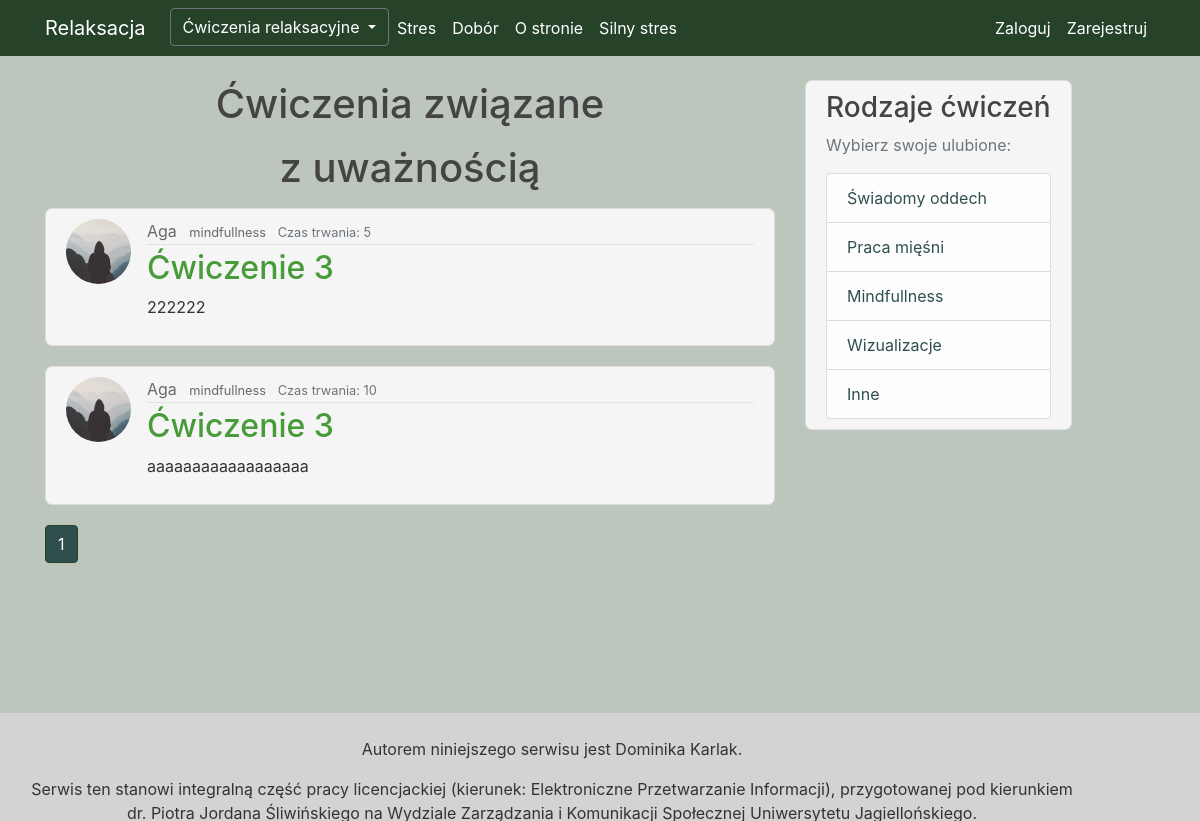
/mindfullness, run on an earlier commit of the app's database.
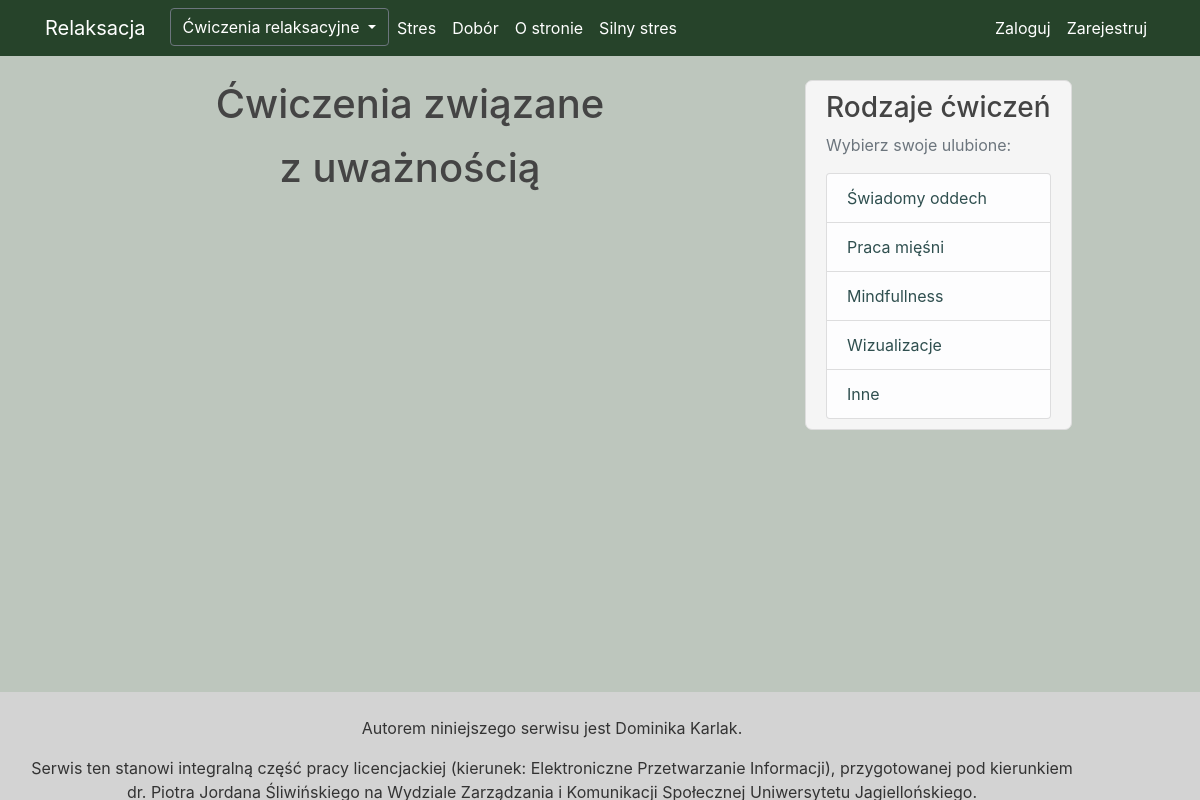
And on a later commit of the database.
### Relaks/models.py (models this page shows, shortened)
class Post(db.Model):
    id = db.Column(db.Integer, primary_key=True, autoincrement=True)
    name = db.Column(db.String(100), nullable=True)
    category = db.Column(db.String(100), nullable=True)
    time = db.Column(db.Integer, nullable=True)
    content = db.Column(db.Text, nullable=True)
    user_id = db.Column(db.Integer, db.ForeignKey('user.id'), nullable=False)
    fav = db.relationship('Favourite', backref='fav', lazy=True)
    comments = db.relationship("Comment", backref='article', lazy=True)

class User(db.Model, UserMixin):
    id = db.Column(db.Integer, primary_key=True)
    username = db.Column(db.String(20), unique=True, nullable=False)
    email = db.Column(db.String(120), unique=True, nullable=False)
    image_file = db.Column(db.String(20), nullable=False, default='default.jpg')
    password = db.Column(db.String(60), nullable=False)
    is_admin = db.Column(db.Boolean, nullable=False)
    posts = db.relationship('Post', backref='author', lazy=True)
    fav = db.relationship('Favourite', backref='author', lazy=True)
    comments = db.relationship('Comment', backref='author', lazy=True)

### Relaks/routes.py (the view)
@app.route("/mindfullness", methods=['GET', 'POST'])
def mindfullness():
    page = request.args.get('page', 1, type=int)
    post = Post.query.filter(
        Post.category == 'mindfullness').paginate(page=page, per_page=3)
    return render_template('mindfullness.html', title='Mindfullness', post=post)

### Relaks/templates/mindfullness.html (shortened to what this page needs)
{% extends "layout.html" %}
{% block content %}
    <h1> <p style="text-align: center"> Ćwiczenia związane </p>
        <p style="text-align: center"> z uważnością </p> </h1>
      {% for post in post.items %}
          <article class="media content-section">
          <img class="rounded-circle article-img" src="{{ url_for('static', filename='photo/' + post.author.image_file) }}">
          <div class="media-body">
            <div class="article-metadata">
               <a class="mr-2" href="{{ url_for('user_posts', username=post.author.username) }}">{{ post.author.username }}</a>
              <small class="article-category">
          <a
            class="mr-2"
            href="{{ url_for('mindfullness', category=post.category) }}"
            >{{ post.category }}</a>
                </small>
                <small class="text-muted">Czas trwania: {{ post.time }}</small>
            </div>
            <h2> <a class="article-title" href="{{ url_for('post', post_id=post.id) }}">{{ post.name}}</a> </h2>
            <p class="article-content">{{ post.content }}</p>
          </div>
        </article>
    {% endfor %}
      {% for page_num in post.iter_pages(left_edge=1, right_edge=1, left_current=1, right_current=2) %}
        {% if page_num %}
            {% if post.page == page_num %}
                <a class="btn btn-info mb-4" style="background-color: darkslategrey; border-color: #26432a" href="{{ url_for('mindfullness', page=page_num)  }}"> {{ page_num }}</a>
             {% else %}
                <a class="btn btn-outline-info mb-4" style="background-color: darkslategrey; border-color: #26432a; " href="{{ url_for('mindfullness', page=page_num)  }}"> {{ page_num }}</a>
             {% endif %}
        {% endif %}
    {% endfor %}
{% endblock content %}

What changed in the data, as far as the page shows it:
no longer on this page (row edited): Post: image_file (placeholder picture), author.username "Aga", category "mindfullness", time "5", name "Ćwiczenie 3", content "222222"
no longer on this page (row edited): Post: image_file (placeholder picture), author.username "Aga", category "mindfullness", time "10", name "Ćwiczenie 3", content "aaaaaaaaaaaaaaaaaa"
Also different on the page:
list line gone: "1"
